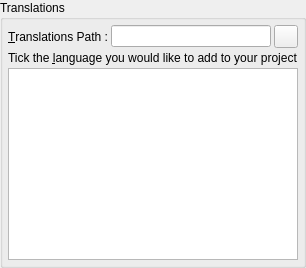
     <widget class="QWidget" name="wTranslations" >
      <layout class="QVBoxLayout" >
       <property name="spacing" >
        <number>3</number>
       </property>
       <property name="leftMargin" >
        <number>0</number>
       </property>
       <property name="topMargin" >
        <number>0</number>
       </property>
       <property name="rightMargin" >
        <number>0</number>
       </property>
       <property name="bottomMargin" >
        <number>0</number>
       </property>
       <item>
        <widget class="QGroupBox" name="gbTranslations" >
         <property name="title" >
          <string>Translations</string>
         </property>
         <layout class="QVBoxLayout" >
          <property name="spacing" >
           <number>3</number>
          </property>
          <property name="leftMargin" >
           <number>5</number>
          </property>
          <property name="topMargin" >
           <number>5</number>
          </property>
          <property name="rightMargin" >
           <number>5</number>
          </property>
          <property name="bottomMargin" >
           <number>5</number>
          </property>
          <item>
           <layout class="QHBoxLayout" >
            <property name="spacing" >
             <number>3</number>
            </property>
            <property name="leftMargin" >
             <number>0</number>
            </property>
            <property name="topMargin" >
             <number>0</number>
            </property>
            <property name="rightMargin" >
             <number>0</number>
            </property>
            <property name="bottomMargin" >
             <number>0</number>
            </property>
            <item>
             <widget class="QLabel" name="lTranslationsPath" >
              <property name="text" >
               <string>&amp;Translations Path :</string>
              </property>
              <property name="buddy" >
               <cstring>tbTranslationsPath</cstring>
              </property>
             </widget>
            </item>
            <item>
             <widget class="QLineEdit" name="leTranslationsPath" >
              <property name="statusTip" >
               <string>TRANSLATIONS_PATH</string>
              </property>
             </widget>
            </item>
            <item>
             <widget class="QToolButton" name="tbTranslationsPath" >
              <property name="icon" >
               <iconset resource="../resources/QMake.qrc" >:/icons/icons/folder.png</iconset>
              </property>
             </widget>
            </item>
           </layout>
          </item>
          <item>
           <widget class="QLabel" name="lTranslations" >
            <property name="text" >
             <string>Tick the &amp;language you would like to add to your project</string>
            </property>
            <property name="buddy" >
             <cstring>lwTranslations</cstring>
            </property>
           </widget>
          </item>
          <item>
           <widget class="QListWidget" name="lwTranslations" >
            <property name="statusTip" >
             <string>TRANSLATIONS</string>
            </property>
           </widget>
          </item>
         </layout>
        </widget>
       </item>
      </layout>
     </widget>
